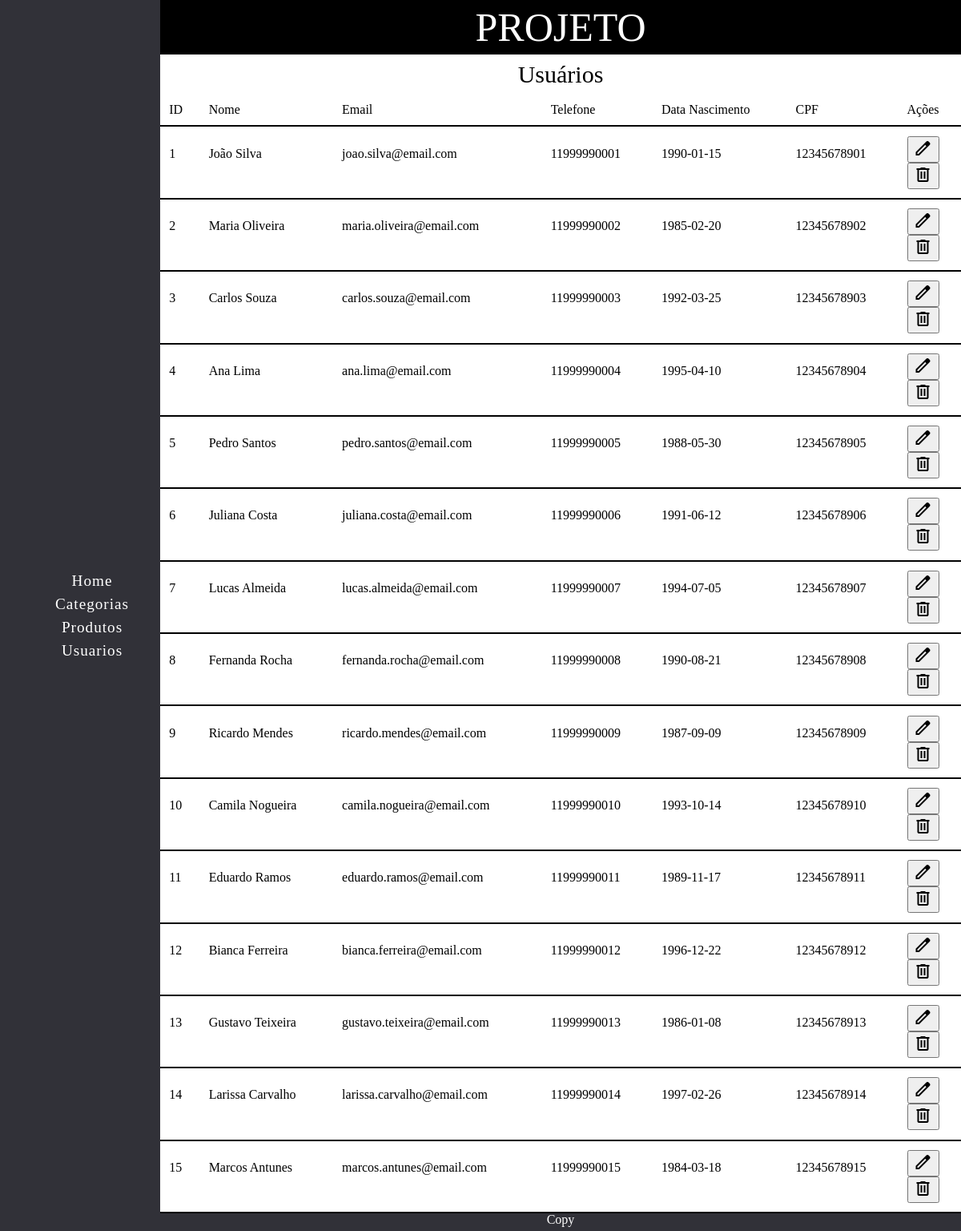
Screenshot of /view/pages/usuarios.php with the database file from the repository.
### tables this page shows
CREATE TABLE usuarios (
  id INT PRIMARY KEY AUTO_INCREMENT,
  nome VARCHAR(255) NOT NULL,
  email VARCHAR(255) NOT NULL,
  telefone VARCHAR(30) NOT NULL,
  data_nascimento DATE,
  cpf VARCHAR(11) NOT NULL
);

### config/Database.php (called while the page is built)
<?php
class Database {
    private $host = "localhost";
    private $port = "3306";
    private $dbName = "site_adm";
    private $user = "root";
    private $password = "";
    public function conectar() {
        $url = "mysql:host=$this->host;port=$this->port;dbname=$this->dbName";
        $conn = new PDO($url,$this->user,$this->password);
        return $conn;
    }
}

### model/UsuarioModel.php (called while the page is built)
<?php
require_once __DIR__. "/../config/Database.php";
class UsuarioModel
{
    private $conn;
    private $table = "usuarios";
    public function __construct()
    {
        $db = new Database();
        $this->conn = $db->conectar();
    }
    public function listar()
    {
        $query = "select * from $this->table";
        $stmt = $this->conn->prepare($query);
        $stmt->execute();
        return $stmt->fetchAll();
    }
}
?>

### view/pages/usuarios.php (the view, shortened to what this page needs)
<?php
require_once './../../model/UsuarioModel.php';
$usuarioModel = new UsuarioModel();
$listar = $usuarioModel->listar();
?>
<?php require_once '../components/head.php' ?>
<body>
    <?php require_once '../components/navbar.php'; ?>
    <?php require_once '../components/sidebar.php'; ?>
    <main>
        <h1>Usuários</h1>
        <table class="table">
            <thead>
                <th>ID</th>
                <th>Nome</th>
                <th>Email</th>
                <th>Telefone</th>
                <th>Data Nascimento</th>
                <th>CPF</th>
                <th>Ações</th>
            </thead>
            <tbody>
                <?php foreach ($listar as $usuario) { ?>
                    <tr>
                        <td><?php echo $usuario['id'] ?></td>
                        <td><?php echo $usuario['nome'] ?></td>
                        <td><?php echo $usuario['email'] ?></td>
                        <td><?php echo $usuario['telefone'] ?></td>
                        <td><?php echo $usuario['data_nascimento'] ?></td>
                        <td><?php echo $usuario['cpf'] ?></td>
                        <td>
                            <form action="cadastro.php" method="GET">
                                <button>
                                    <span class="material-symbols-outlined">
                                    </span>
                                </button>
                            </form>
                            <form action="excluir.php" method="POST">
                                <button onclick="return confirm('Tem certaza que deseja excluir o filme?')">
                                    <span class="material-symbols-outlined">
                                    </span>
                                </button>
                            </form>
                        </td>
                    </tr>
                <?php } ?>
            </tbody>
        </table>
    </main>
    <?php require_once __DIR__ . '\..\..\components\footer.php'; ?>
</body>
</html>

### view/assets/css/style.css (style rules this page uses)
body { display: grid; grid-template-columns: 200px 1fr; grid-template-rows: 68px 1fr 22px; }

### rows the page displays
usuarios: id "1", nome "João Silva", email "joao.silva@email.com", telefone "11999990001", data_nascimento "1990-01-15", cpf "12345678901"
usuarios: id "2", nome "Maria Oliveira", email "maria.oliveira@email.com", telefone "11999990002", data_nascimento "1985-02-20", cpf "12345678902"
usuarios: id "3", nome "Carlos Souza", email "carlos.souza@email.com", telefone "11999990003", data_nascimento "1992-03-25", cpf "12345678903"
usuarios: id "4", nome "Ana Lima", email "ana.lima@email.com", telefone "11999990004", data_nascimento "1995-04-10", cpf "12345678904"
usuarios: id "5", nome "Pedro Santos", email "pedro.santos@email.com", telefone "11999990005", data_nascimento "1988-05-30", cpf "12345678905"
usuarios: id "6", nome "Juliana Costa", email "juliana.costa@email.com", telefone "11999990006", data_nascimento "1991-06-12", cpf "12345678906"
usuarios: id "7", nome "Lucas Almeida", email "lucas.almeida@email.com", telefone "11999990007", data_nascimento "1994-07-05", cpf "12345678907"
usuarios: id "8", nome "Fernanda Rocha", email "fernanda.rocha@email.com", telefone "11999990008", data_nascimento "1990-08-21", cpf "12345678908"
usuarios: id "9", nome "Ricardo Mendes", email "ricardo.mendes@email.com", telefone "11999990009", data_nascimento "1987-09-09", cpf "12345678909"
usuarios: id "10", nome "Camila Nogueira", email "camila.nogueira@email.com", telefone "11999990010", data_nascimento "1993-10-14", cpf "12345678910"
usuarios: id "11", nome "Eduardo Ramos", email "eduardo.ramos@email.com", telefone "11999990011", data_nascimento "1989-11-17", cpf "12345678911"
usuarios: id "12", nome "Bianca Ferreira", email "bianca.ferreira@email.com", telefone "11999990012", data_nascimento "1996-12-22", cpf "12345678912"
usuarios: id "13", nome "Gustavo Teixeira", email "gustavo.teixeira@email.com", telefone "11999990013", data_nascimento "1986-01-08", cpf "12345678913"
usuarios: id "14", nome "Larissa Carvalho", email "larissa.carvalho@email.com", telefone "11999990014", data_nascimento "1997-02-26", cpf "12345678914"
usuarios: id "15", nome "Marcos Antunes", email "marcos.antunes@email.com", telefone "11999990015", data_nascimento "1984-03-18", cpf "12345678915"
